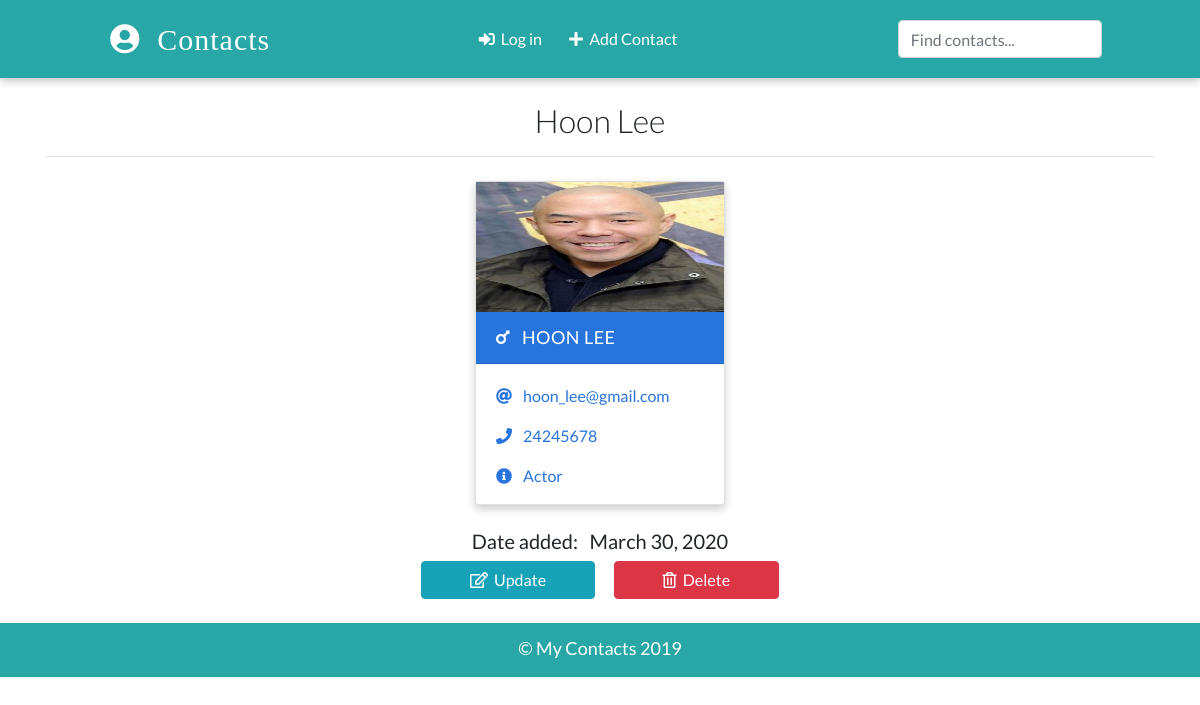
The app's page /detail/2 with its own data.
### app/models.py (models this page shows, shortened)
class Contact(models.Model):
    name = models.CharField(max_length=20)
    email = models.EmailField(max_length=100)
    phone = models.IntegerField()
    info = models.CharField(max_length=30)
    gender = models.CharField(max_length=50, choices=(('male', 'Male'), ('female', 'Female')))
    image = models.ImageField(upload_to='images/', blank=True)
    date_added = models.DateField(default=datetime.now)

### app/views.py (the view)
# urls.py: path('detail/<int:pk>', views.ContactDetailView.as_view(), name="detail"),
class ContactDetailView(DetailView):
    template_name = 'detail.html'
    model = Contact
    context_object_name = 'contact'

### templates/detail.html (shortened to what this page needs)
{% extends 'base.html' %}
{% load static %}
{% block content %}
    <div class="container">
      <h2 class="heading font-weight-light text-center">{{contact.name}}</h2>
      <hr />
    </div>
    <div class="container main-part">
      {% include 'partials/_card.html' %}
    </div>
    <div class="container mt-3">
        <h5 class="text-center">Date added: &nbsp; {{contact.date_added}}</h5>
      <p class="text-center text-light">
        <a class="btn btn-info px-5" href="{% url 'update' contact.id %}">
        <i class="far fa-edit"></i>&nbsp; Update
        </a>
          <a class="btn btn-danger px-5" href="{% url 'delete' contact.id %}">
        <i class="far fa-trash-alt"></i>&nbsp; Delete
          </a>
      </p>
    </div>
{% endblock content %}

### templates/partials/_card.html (shortened to what this page needs)
{% load static %}
{% if contact.gender == 'male' %}
      <div class="card my-2 mx-2 boy-card">
        <img src="{% if contact.image %}
        {{contact.image.url}}
        {% else %}
        {% static './images/boy.png' %}
        {% endif %}" class="img-fluid" />
        <div class="card-header">
          <a href="{% url 'detail' contact.id %}" class="text-white header-link"
            ><i class="fas fa-mars mr-2"></i> {{contact.name}} </a>
        </div>
        <div class="card-body pb-0">
          <p>
            <i class="fas fa-at mr-2"></i>
            <a href="mailto:{{contact.email}}">{{contact.email}}</a>
          </p>
          <p>
            <i class="fas fa-phone mr-2"></i>
            <a href="tel:{{contact.phone}}">{{contact.phone}}</a>
          </p>
          <p><i class="fas fa-info-circle mr-2"></i> {{contact.info}}</p>
        </div>
      </div>
        {% endif %}

### static/css/main.css (style rules this page uses)
:root { --back: #29a7a6; --girl: #e64298; --boy: #2874dd; }
body { font-family: Lato, sans-serif; }
.card { box-shadow: 0 4px 8px 0 rgba(0, 0, 0, 0.2); transition: 0.3s; min-width: 250px; box-sizing: border-box; }
img { height: 130px !important; }
.card-header { font-size: 18px; letter-spacing: 0.5px; text-transform: uppercase; }
.boy-card .card-header { background-color: var(--boy); }
.boy-card .card-body, .boy-card .card-body p a { color: var(--boy); }
.card-body p { cursor: pointer; }
.main-part { display: flex; flex-wrap: wrap; justify-content: space-evenly; }

### records on screen
Contact: name "Hoon Lee", image (picture), name "HOON LEE", email "hoon_lee@gmail.com", phone "24245678", info "Actor", date_added "March 30, 2020"
